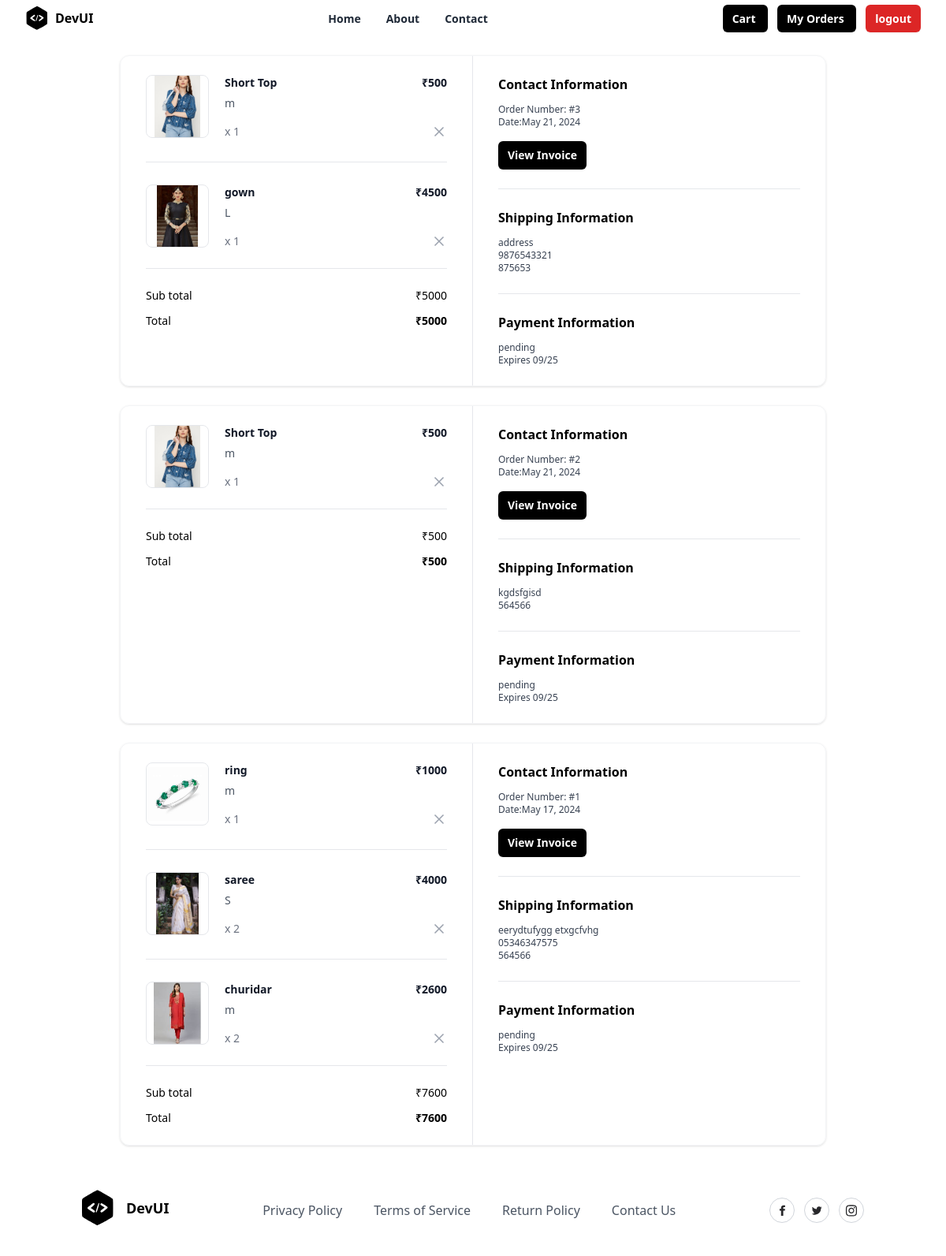
The app's page /order/summary/ (signed in) with its own data.
### store/models.py (models this page shows, shortened)
class BasketItem(models.Model):
    basket_object = models.ForeignKey(Basket, on_delete=models.CASCADE,related_name="cartitems")
    product_object = models.ForeignKey(Product, on_delete=models.CASCADE)
    size_object = models.ForeignKey(Size, on_delete=models.CASCADE)
    quantity = models.PositiveIntegerField(default=1)
    created_date = models.DateTimeField(auto_now_add=True)
    updated_date = models.DateTimeField(auto_now=True)
    is_active = models.BooleanField(default=True)
    is_order_placed=models.BooleanField(default=False)
    @property
    def total_amount(self):
        return self.product_object.price*self.quantity

class Product(models.Model):
    title = models.CharField(max_length=200)
    description = models.TextField(null=True, blank=True)
    size_object = models.ManyToManyField(Size)
    category_object = models.ForeignKey(Category, on_delete=models.CASCADE)
    brand_object = models.ForeignKey(Brand, on_delete=models.CASCADE)
    image = models.ImageField(upload_to='product_images', null=True, blank=True, default='product_images/default.jpg')
    price = models.PositiveIntegerField()
    tag_object=models.ManyToManyField(Tag)
    created_date = models.DateTimeField(auto_now_add=True)
    updated_date = models.DateTimeField(auto_now=True)
    is_active = models.BooleanField(default=True)

class Size(models.Model):
    name = models.CharField(max_length=100, unique=True)
    created_date = models.DateTimeField(auto_now_add=True)
    updated_date = models.DateTimeField(auto_now=True)
    is_active = models.BooleanField(default=True)
    def __str__(self):
        return self.name

class Order(models.Model):
    user_object = models.ForeignKey(
                                        User,
                                        on_delete=models.CASCADE,
                                        related_name='myorders'
                                    )
    basket_item_objects = models.ManyToManyField(BasketItem)
    delivery_address = models.CharField(max_length=250)
    phone = models.CharField(max_length=12)
    pin=models.CharField(max_length=10,null=True)
    email = models.CharField(max_length=100)
    pay_options = (
        ('online', 'online'),
        ('cod', 'cod')
    )
    payment_mode = models.CharField(
                                        max_length=100,
                                        choices=pay_options,
                                        default='cod'
                                    )
    order_id = models.CharField(max_length=200, null=True)
    is_paid = models.BooleanField(default=False)
    order_status = (
        ('order_confirmed', 'Order confirmed'),
        ('dispatched', 'Dispatched'),
        ('in_transit', 'In transit'),
        ('delivered', 'Delivered'),
        ('cancelled', 'Cancelled'),
    )
    status = models.CharField(
                                max_length=200,
                                choices=order_status,
                                default='order_confirmed'
                            )
    created_date = models.DateTimeField(auto_now_add=True)
    updated_date = models.DateTimeField(auto_now=True)
    is_active = models.BooleanField(default=True)
    @property
    def sub_amount(self):
        basket_items=self.basket_item_objects.all()
        total=0
        if basket_items:
            for bi in basket_items:
                total+=bi.total_amount
        return total

### store/views.py (the view)
# urls.py: path('order/summary/',views.OrderSummaryView.as_view(),name="order-summary")
class OrderSummaryView(View):
    def get(self,request,*args,**kwargs):
        qs=Order.objects.filter(user_object=request.user).order_by("-created_date")
        return render(request,"order_summary.html",{"data":qs})

### store/templates/order_summary.html (shortened to what this page needs)
{%extends 'base.html'%}
{%block main_block%}
{%for order in data%}
<div class="mx-auto my-4 max-w-4xl md:my-6">
  <div class="overflow-hidden rounded-xl border border-gray-100 shadow">
    <div class="grid grid-cols-1 md:grid-cols-2">
      <div class="px-5 py-6 md:border-r md:border-r-gray-200 md:px-8">
        <div class="flow-root">
          <ul class="-my-7 divide-y divide-gray-200">
            {%for bi in order.basket_item_objects.all%}
            <li class="flex items-stretch justify-between space-x-5 py-7">
              <div class="flex flex-1 items-stretch">
                <div class="flex-shrink-0">
                  <img
                    class="h-20 w-20 rounded-lg border border-gray-200 object-contain"
                    src="{{bi.product_object.image.url}}"
                    alt="https://static.nike.com/a/images/c_limit,w_592,f_auto/t_product_v1/54a510de-a406-41b2-8d62-7f8c587c9a7e/air-force-1-07-lv8-shoes-9KwrSk.png"
                  />
                </div>
                <div class="ml-5 flex flex-col justify-between">
                  <div class="flex-1">
                    <p class="text-sm font-bold text-gray-900">
                      {{bi.product_object.title}}
                    </p>
                    <p class="mt-1.5 text-sm font-medium text-gray-600">
                      {{bi.size_object}}
                    </p>
                  </div>
                  <p class="mt-4 text-sm font-medium text-gray-500">x {{bi.quantity}}</p>
                </div>
              </div>
              <div class="ml-auto flex flex-col items-end justify-between">
                <p class="text-right text-sm font-bold text-gray-900">
                  ₹{{bi.total_amount}}
                </p>
                <button
                  type="button"
                  class="-m-2 inline-flex rounded p-2 text-gray-400 transition-all duration-200 hover:text-gray-900 focus:outline-none focus:ring-2 focus:ring-gray-900 focus:ring-offset-2"
                >
                  <svg
                    xmlns="http://www.w3.org/2000/svg"
                    width="24"
                    height="24"
                    viewBox="0 0 24 24"
                    fill="none"
                    stroke="currentColor"
                    stroke-width="2"
                    stroke-linecap="round"
                    stroke-linejoin="round"
                    class="h-5 w-5"
                  >
                    <line x1="18" y1="6" x2="6" y2="18"></line>
                    <line x1="6" y1="6" x2="18" y2="18"></line>
                  </svg>
                </button>
              </div>
            </li>
            {%endfor%}
          </ul>
          <hr class="mt-6 border-gray-200" />
          <ul class="mt-6 space-y-3">
            <li class="flex items-center justify-between">
              <p class="text-sm font-medium">Sub total</p>
              <p class="text-sm font-medium">₹{{order.sub_amount}}</p>
            </li>
            <li class="flex items-center justify-between">
              <p class="text-sm font-medium ">Total</p>
              <p class="text-sm font-bold ">₹{{order.sub_amount}}</p>
            </li>
          </ul>
        </div>
      </div>
      <div class="px-5 py-6 md:px-8">
        <div class="flow-root">
          <div class="-my-6 divide-y divide-gray-200">
            <div class="py-6">
              <h2 class="text-base font-bold text-black">
                Contact Information
              </h2>
              <p class="fontmedium mt-3 text-xs text-gray-700">
                Order Number: #{{order.id}}
              </p>
              <p class="text-xs font-medium text-gray-700">
                Date:{{order.created_date|date}}
              </p>
              <button
                type="button"
                class="mt-4 rounded-md bg-black px-3 py-2 text-sm font-semibold text-white shadow-sm hover:bg-black/80 focus-visible:outline focus-visible:outline-2 focus-visible:outline-offset-2 focus-visible:outline-black"
              >
                View Invoice
              </button>
            </div>
            <div class="py-6">
              <h2 class="mb-2 text-base font-bold text-black">
                Shipping Information
              </h2>
              <p class="mt-3 text-xs font-medium text-gray-700">{{order.delivery_address}}</p>
              <p class="text-xs font-medium text-gray-700">
                {{order.phone}}
              </p>
              <p class="text-xs font-medium text-gray-700">{{order.pin}}</p>
            </div>
            <div class="py-6">
              <h2 class="text-base font-bold text-black">
                Payment Information
              </h2>
              <p class="mt-3 text-xs font-medium text-gray-700">
                {%if order.is_paid%}
                    completed
                  {%else%}
                     pending
                {%endif%}
              </p>
              <p class="text-xs font-medium text-gray-700">Expires 09/25</p>
            </div>
          </div>
        </div>
      </div>
    </div>
  </div>
</div>
{%endfor%}
{%endblock%}

### records on screen
Order: sub_amount "5000", id "3", created_date "May 21, 2024", delivery_address "address", phone "9876543321", pin "875653", is_paid "pending"
BasketItem: product_object.image (picture), product_object "Short Top", size_object "m", quantity "1", total_amount "500"
BasketItem: product_object.image (picture), product_object "gown", size_object "L", quantity "1", total_amount "4500"
Order: sub_amount "500", id "2", created_date "May 21, 2024", delivery_address "kgdsfgisd", pin "564566", is_paid "pending"
BasketItem: product_object.image (picture), product_object "Short Top", size_object "m", quantity "1", total_amount "500"
Order: sub_amount "7600", id "1", created_date "May 17, 2024", delivery_address "eerydtufygg etxgcfvhg", phone "05346347575", pin "564566", is_paid "pending"
BasketItem: product_object.image (picture), product_object "ring", size_object "m", quantity "1", total_amount "1000"
BasketItem: product_object.image (picture), product_object "saree", size_object "S", quantity "2", total_amount "4000"
BasketItem: product_object.image (picture), product_object "churidar", size_object "m", quantity "2", total_amount "2600"
